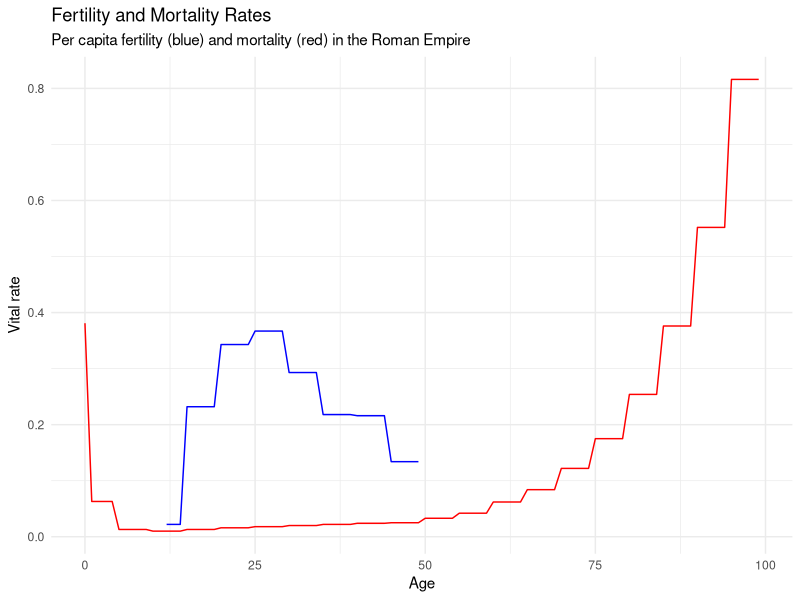
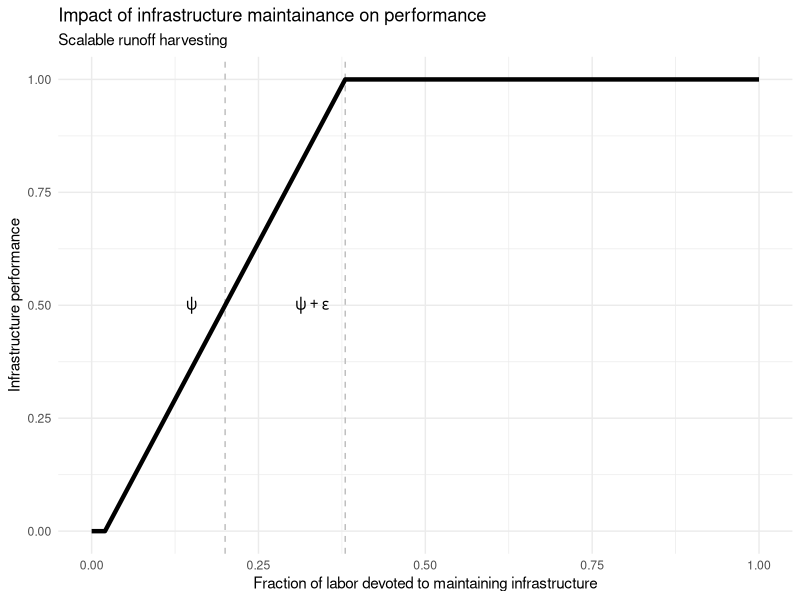
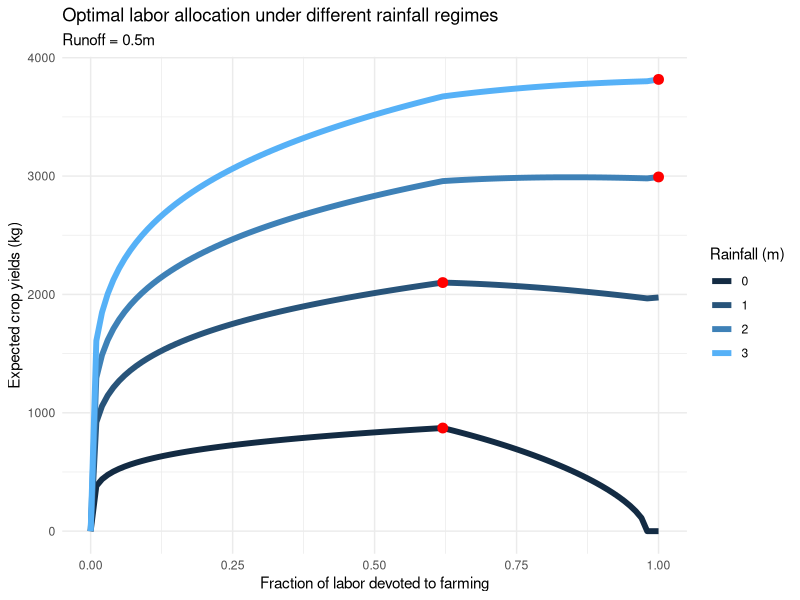
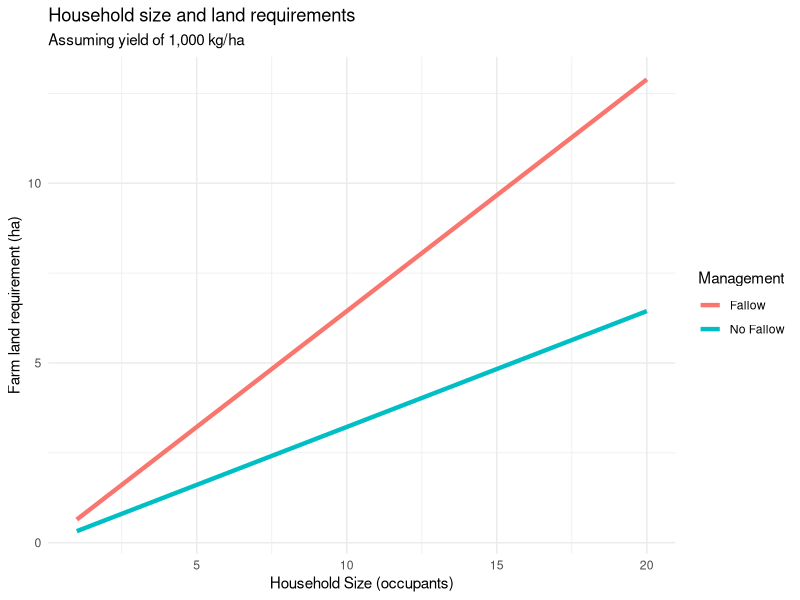
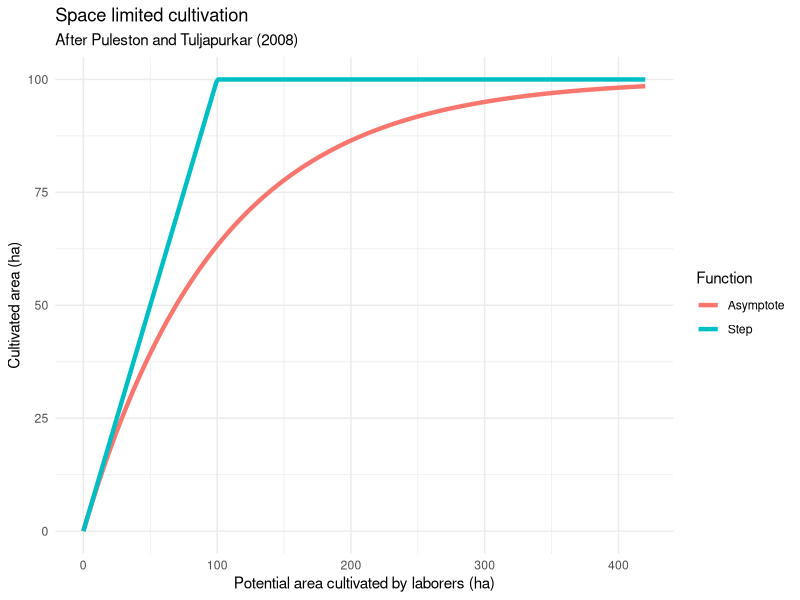
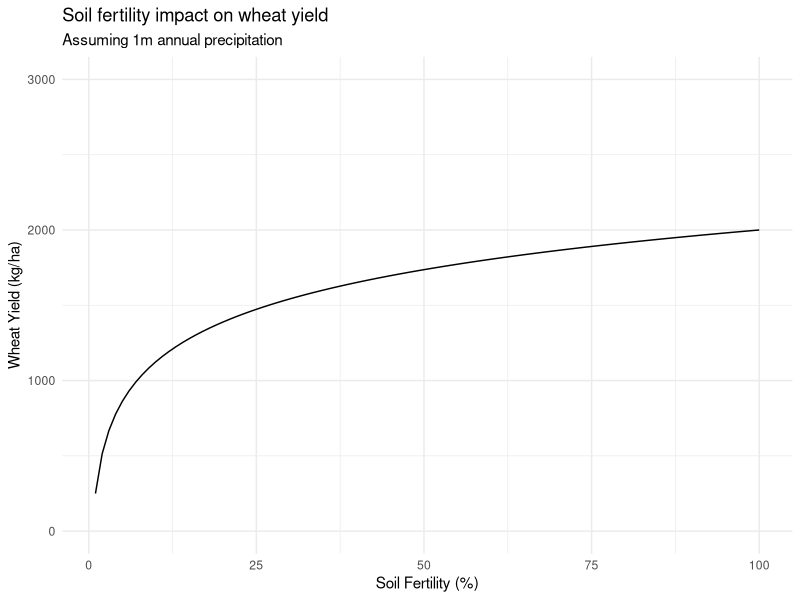
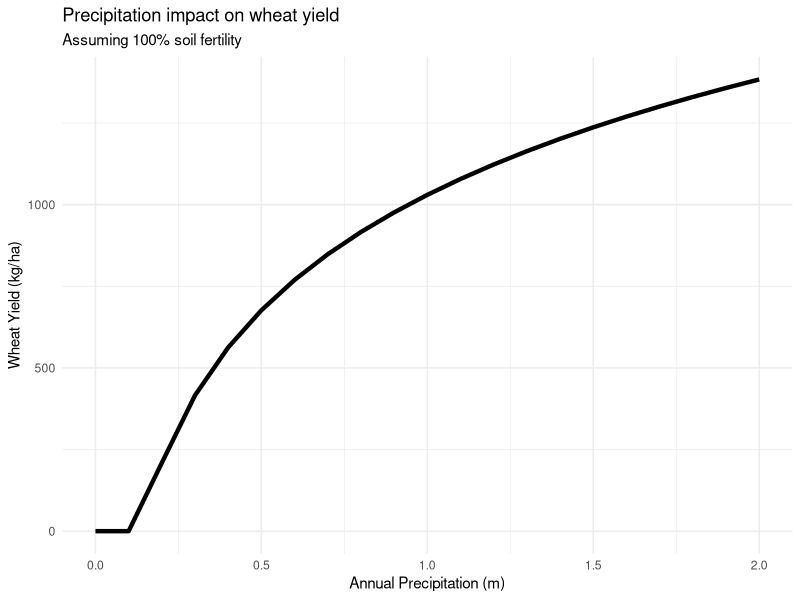
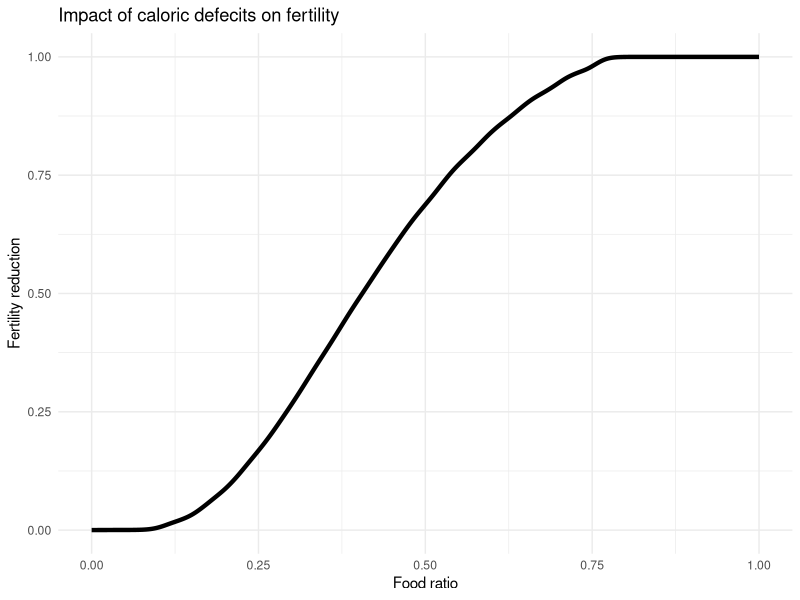

These figures' R source, in order: (Note: this script raises an error after producing the figures.)
## ---- chunk 1
knitr::opts_chunk$set(echo = TRUE)
## ---- chunk 2
library(tidyverse)
## ---- chunk 3
households <- tibble(household_number = 1:3,
                     food_supply = 30,
                     n_occupants = 1:3)
households
## ---- chunk 4
households_nest <- households %>%
  mutate(occupants = map(n_occupants, ~ tibble(occupant_number = 1:.x,
                                               age = round(runif(.x, 1, 40)))))
households_nest
## ---- chunk 5
households_nest$occupants
## ---- chunk 6
unnest(households_nest) %>%
  mutate(individual_food = food_supply / n_occupants)
## ---- chunk 7
max_yield <- 1000 # baseline wheat yield, in kg/ha, should range from 1000 - 2000

calorie_req <- 2582 * 365  # annual individual calorie requirement
wheat_calories <- 3320 # calories in a kg of wheat
wheat_calorie_prop <- 1 # percent of individual's food calories coming from wheat
wheat_req <- calorie_req / wheat_calories * wheat_calorie_prop # kg of wheat to feed a person for 1 year
## ---- chunk 8
sowing_rate <- 135  # kg of wheat to sow a hectare (range 108 - 135 from Roman agronomists)
seed_proportion <- 135 / max_yield # proportion of harvest to save as seed for next year's sowing

labor.per.hectare <- 40 # person days required to farm a hectare
max_labor <- 280 # maximum days per year an individual can devote to farming

psi <- 0.2 # proportion of a household's labor needed to keep irrigation infrastructure at half capacity
epsilon <- 0.18 # the scalability of irrigation infrastructure

memory_length <- 10 #  number of years' crop yields a household remembers
## ---- chunk 9
# probability of a female giving birth at each age
# all agent's are "female", which means these values are halved at runtime
fertility_table <- tibble(
  age = 10:49,
  fertility_rate = rep(c(0.022, 0.232, 0.343, 0.367, 0.293, 0.218, 0.216, 0.134), each = 5)
) %>%
  .[-1:-2,] # 10 and 11 year olds can't give birth

# probability of an individual dying at each age
mortality_table <- tibble(
  age = 0:99,
  mortality_rate = c(0.381, rep(0.063, 4), rep(c(0.013, 0.010, 0.013, 0.016, 0.018, 0.020, 0.022, 0.024, 0.025, 0.033, 0.042, 0.062, 0.084, 0.122, 0.175, 0.254, 0.376, 0.552, 0.816), each = 5))
)
## ---- chunk 10
ggplot(mortality_table, aes(age)) +
  geom_line(aes(y = mortality_rate), color = 'red') +
  geom_line(data = fertility_table, aes(y = fertility_rate), color = 'blue') +
  labs(title = 'Fertility and Mortality Rates', subtitle = 'Per capita fertility (blue) and mortality (red) in the Roman Empire', x = 'Age', y = 'Vital rate') +
  theme_minimal()
## ---- chunk 11
infrastructure_performance <- function(maintainance_labor, max_irrigation = 1){
  ifelse(0 <= maintainance_labor & maintainance_labor < (psi - epsilon), 0,
    ifelse(between(maintainance_labor, psi - epsilon, psi + epsilon), 
                   max_irrigation / (2 * epsilon) * (maintainance_labor - psi + epsilon), 
                   max_irrigation))
}
## ---- chunk 12
tibble(maintainance_labor = seq(0, 1, .001), 
       i = infrastructure_performance(maintainance_labor)) %>%
  ggplot(aes(maintainance_labor, i)) +
  geom_vline(xintercept = psi, linetype = 2, color = 'grey') +
    geom_vline(xintercept = psi + epsilon, linetype = 2, color = 'grey') +
    geom_line(size = 1.5) +
    annotate('text', x = psi - .05, y = .5, label = 'psi', parse = T) +
      annotate('text', x = psi + epsilon - .05, y = .5, label = 'psi + epsilon', parse = T) +
    labs(title = 'Impact of infrastructure maintainance on performance', subtitle = 'Scalable runoff harvesting',
       x = 'Fraction of labor devoted to maintaining infrastructure', y = 'Infrastructure performance') +
    theme_minimal()
## ---- chunk 13
allocate_time <- function(households){
  total_labor = 1; j = 0.2; k = 0.6
  households %>%   #calculate optimum values for the different regions of the step function
    mutate(r1_maintainance = 0,
           r1_utility = yield_memory * land ^ (1 - j - k) * total_labor ^ j * precipitation ^ k,
           r3_maintainance = psi + epsilon,
           r2_maintainance = pmin(pmax((1 / (j + k)) * (k * total_labor + j * (psi - epsilon) - 2 * j * epsilon * precipitation / runoff), 
                                       0), r3_maintainance),
           r2_utility = yield_memory * land ^ (1 - j - k) * (total_labor - r2_maintainance) ^ j * (runoff / (2 * epsilon) * (r2_maintainance - psi + epsilon) + precipitation) ^ k,
           r3_utlity = yield_memory * land ^ (1 - j - k) * (total_labor - psi - epsilon) ^ j * (runoff + precipitation) ^ k,
           max_utility = pmax(r1_utility, r2_utility, r3_utlity),
           farming_labor = if_else(max_utility == r3_utlity, 1 - r3_maintainance,
                                   if_else(max_utility == r2_utility, 1 - r2_maintainance, 1 - r1_maintainance))) %>%
    select(-(r1_maintainance:max_utility))  # remove all the temporary columns
}
## ---- chunk 14
calc_utility <- function(farming_labor, runoff = 1, p = 1, b = max_yield, maintainance_labor = 1 - farming_labor, 
                         j = 0.2, precipitation = 1, k = 0.6, land = 1, w = 0){
  le <- 1 - farming_labor - maintainance_labor
  q <- infrastructure_performance(maintainance_labor) * runoff
  p * b * farming_labor ^ j * (q + precipitation) ^ k * land ^ (1 - j - k) + w * w
}

opts <- tibble(b = max_yield, runoff = .3, yield_memory = max_yield, precipitation = 0:3, land = 30) %>%
  allocate_time %>%
  mutate(utility = calc_utility(b = b, runoff = runoff, farming_labor = farming_labor, precipitation = precipitation, land = land))
expand.grid(b = max_yield, runoff = .3, farming_labor = seq(0,1,.01), precipitation = 0:3, land = 30) %>%
  mutate(utility = calc_utility(b = b, runoff = runoff, farming_labor = farming_labor, precipitation = precipitation, land = land)) %>%
  ggplot(aes(farming_labor, utility, color = precipitation, group = precipitation)) +
  geom_line(size = 2) +
  geom_point(data = opts, color = 'red', size = 3) +
  scale_color_continuous(name = 'Rainfall (m)', guide = 'legend') +
  labs(x = 'Fraction of labor devoted to farming', y = 'Expected crop yields (kg)', 
  title = 'Optimal labor allocation under different rainfall regimes', subtitle = 'Runoff = 0.5m') +
  theme_minimal()
## ---- chunk 15
calc_land_req <- function(n_occupants, yield, fallow = T){
  wheat_req * n_occupants * (1 + seed_proportion) / yield * ifelse(fallow, 2, 1)
}
## ---- chunk 16
expand.grid(n_occupants = 1:20, Management = c('Fallow', 'No Fallow')) %>%
  mutate(land = if_else(Management == 'Fallow', calc_land_req(n_occupants, max_yield, fallow = T), 
                                                calc_land_req(n_occupants, max_yield, fallow = F))) %>%
ggplot(aes(n_occupants, land, color = Management)) +
  geom_line(size = 1.5) + 
  labs(title = 'Household size and land requirements', subtitle = 'Assuming yield of 1,000 kg/ha', 
       x = 'Household Size (occupants)', y = 'Farm land requirement (ha)') +
  theme_minimal()
## ---- chunk 17
allocate_land <- function(households){
  households %>% 
   mutate(land = calc_land_req(n_occupants, yield_memory),
          max_land = max_cultivable_land(laborers, farming_labor, area * arable_proportion * 100, fallow = T, type = 'asymptote')) %>%
    mutate(land = pmin(land, max_land)) %>%
    select(-max_land)
}
## ---- chunk 18
max_cultivable_land <- function(laborers, farming_labor, available_area, fallow = T, type = 'asymptote'){
  potential_area <- max_labor * farming_labor * laborers * ifelse(fallow, 2, 1) / labor.per.hectare
  if(type == 'unlimited') return(potential_area)
  if(type == 'step') return(pmin(available_area, potential_area))
  if(type == 'asymptote') return(available_area * (1 - exp(-potential_area / available_area)))
}
## ---- chunk 19
tibble(laborers = seq(0,30,.1), 
       potential = max_cultivable_land(laborers, 1, 100, type = 'unlimited'),
       Step = max_cultivable_land(laborers, 1, 100, type = 'step'), 
       Asymptote = max_cultivable_land(laborers, 1, 100, type = 'asymptote')) %>%
  gather(Function, value, 3:4) %>% 
  ggplot(aes(potential, value, color = Function)) +
  geom_line(size = 1.5) +
  labs(title = 'Space limited cultivation', subtitle = 'After Puleston and Tuljapurkar (2008)', x = 'Potential area cultivated by laborers (ha)', y = 'Cultivated area (ha)') +
  theme_minimal()
## ---- chunk 20
farm <- function(households){
  households %>%
    mutate(yield = climatic_yield,
           yield_memory = yield,
           harvest = land * yield * .5 - land * sowing_rate) # halve the yields to represent biennial fallow
}
## ---- chunk 21
calc_climatic_yield <- function(precipitation){
  max_yield * pmax(0, 0.51 * log(precipitation) + 1.03)  # annual precipitation impact on yields
}

calc_yield_reduction <- function(fertility, climate_yield){
  climate_yield * pmax(0, 0.19 * log(fertility / 100) + 1)  # fertility impact on yields
} 
## ---- chunk 22
tibble(fertility = 1:100, yield = calc_yield_reduction(fertility, 2000)) %>%
  ggplot(aes(fertility, yield)) +
  geom_line() +
  scale_y_continuous(limits = c(0,3000)) +
  labs(title = 'Soil fertility impact on wheat yield', subtitle = 'Assuming 1m annual precipitation',
       x = 'Soil Fertility (%)', y = 'Wheat Yield (kg/ha)') +
  theme_minimal()
## ---- chunk 23
tibble(precipitation = seq(0, 2, .1), yield = calc_climatic_yield(precipitation)) %>%
  ggplot(aes(precipitation, yield)) +
  geom_line(size = 1.5) +
  labs(title = 'Precipitation impact on wheat yield', subtitle = 'Assuming 100% soil fertility',
       x = 'Annual Precipitation (m)', y = 'Wheat Yield (kg/ha)') +
  theme_minimal()
## ---- chunk 24
eat <- function(households){
  households %>%
    mutate(total_cal_req = n_occupants * wheat_req,
           food_ratio = pmin(1, (storage + harvest) / total_cal_req),
           old.storage = storage,
           storage = if_else(total_cal_req <= storage, harvest, pmax(harvest - (total_cal_req - old.storage), 0))) %>%
    select(-old.storage, -total_cal_req, -harvest)
}
## ---- chunk 25
fertility_elasticity <- read_csv('data/fertility_data.csv', skip = 1) %>% 
  rename(food_ratio = X, fertility_reduction = Y) %>%
  mgcv::gam(fertility_reduction ~ s(food_ratio, k = 35), family = mgcv::betar(eps = 0.0001), dat = .)
## ---- chunk 26
tibble(food_ratio = seq(0, 1, .001)) %>%
  mutate(., fertility_reduction = mgcv::predict.gam(fertility_elasticity, ., type = 'response')) %>%
  ggplot(aes(food_ratio, fertility_reduction)) +
  geom_line(size = 1.5) +
  theme_minimal() +
  labs(x = 'Food ratio', y = 'Fertility reduction', title = 'Impact of caloric defecits on fertility')
## ---- chunk 27
calculate_births <- function(households){
  households %>%
    unnest(occupants) %>%
    left_join(fertility_table, by = 'age') %>%  # find the fertility rate corresponding to age
    mutate(fertility_rate = if_else(is.na(fertility_rate), 0, fertility_rate),
           fertility_reduction = mgcv::predict.gam(fertility_elasticity, ., type = 'response'),
           baby = rbernoulli(n(), fertility_rate / 2 * fertility_reduction)) %>%  # divide by two to make everyone female ...
    group_by(settlement, household) %>%
    summarise(births = sum(baby)) %>%
    .$births
}

give_birth <- function(occupants, births){
  if(births > 0 %% !is.na(births)) occupants <- add_row(occupants, age = rep(0, births))
  return(occupants)
}

reproduce <- function(households){
  households %>%
  mutate(births = calculate_births(.),
         occupants = map2(occupants, births, give_birth)) %>%
    select(-births)
}
## ---- chunk 28
die <- function(households){
  households %>%
    unnest(occupants) %>%
    inner_join(mortality_table, by = 'age') %>% # inner join has the effect of killing off all those over 99
    mutate(survive = rbernoulli(n(), (1 - mortality_rate))) %>%
    filter(survive == T) %>%
    mutate(age = age + 1) %>% # happy birthday!
    select(-survive, -mortality_rate) %>%
    nest(age, .key = occupants)
}
## ---- chunk 29
birth_death <- function(households){
  households %>%
    reproduce %>%
    die %>% 
    mutate(n_occupants = map_int(occupants, nrow),
           laborers = map_dbl(occupants, ~filter(.x, between(age, 15, 65)) %>% nrow))
}
## ---- chunk 30
# this function takes a settlement (tibble of households), and makes the households do what they need to do
household_dynamics <- function(settlements){
  unnest(settlements) %>%
    allocate_time %>%
    allocate_land %>%
    farm %>%
    eat %>%
    birth_death %>%
    nest(household:last(everything()), .key = households) %>%
    mutate(population = map_dbl(households, ~ sum(.$n_occupants)))
}

# this function takes the master dataframe and calculates the per patch climatic yields from per patch precipitation and irrigation
environmental_dynamics <- function(settlements){
  settlements %>%
    mutate(total_land = map_dbl(households, ~sum(.$land)),
           total_maintainance = map_dbl(households, ~ sum(1 - .$farming_labor)),
           infrastructure_condition = infrastructure_performance(total_maintainance),
           irrigation_water = infrastructure_condition * runoff / total_land,
           irrigation_water = if_else(is.finite(irrigation_water), irrigation_water, 0), # catch a divide by zero error
           precipitation = 1,
           climatic_yield = calc_climatic_yield(precipitation + irrigation_water)) %>%
    select(-(total_land:irrigation_water))
}
## ---- chunk 31
create.households <- function(x){
  tibble(household = 1:x,
         n_occupants = init_occupants,
         storage = n_occupants * wheat_req, # start off with a year's supply of food
         yield_memory = max_yield, # fond memories
         land = calc_land_req(n_occupants, yield_memory),
         farming_labor = 1,
         food_ratio = 1) %>%
    mutate(occupants = map(n_occupants, create.occupants),
           laborers = map_dbl(occupants, ~filter(.x, between(age, 15, 65)) %>% nrow)) # 
}

create.occupants <- function(x){
  tibble(age = rep(25, x)) # occupants start off at age 25
}
## ---- chunk 32
init_settlements <- 1 
init_households <- 1
init_occupants <- 6

agents <- tibble(settlement = 1:init_settlements,
                     x = 1, y = 1,
                     households = init_households) %>%
              mutate(households = map(households, create.households))
## ---- chunk 33
environment <- tibble(x = 1, y = 1, area = 1, arable_proportion = 1, precipitation = 1, runoff = .2)
sim_data <- left_join(agents, environment)
## ---- chunk 34
run_simulation <- function(input_data, nsim, replicates = 1){
  rerun(replicates, {
     tibble(year = 1:nsim) %>%
      mutate(data = accumulate(year, ~ household_dynamics(environmental_dynamics(.x)), .init = input_data)[-1],
             population = map_dbl(data, ~sum(.$population))) %>%
      select(-data)}) %>%
    bind_rows(.id = 'simulation')
}
## ---- chunk 35
nsim <- 500
replicates <- 10

sim_results <- run_simulation(sim_data, nsim, replicates)
## ---- chunk 36
ggplot(sim_results, aes(year, population)) +
  geom_line(aes(color = simulation), alpha = .5) +
  geom_smooth() +
  theme_minimal()
## ---- chunk 37
sim_results %>%
  filter(year == nsim) %>%
  ggplot(aes(x = population)) +
  geom_density(fill = 'grey') +
  labs(x = 'Population', title = 'Distribution of equilbrium population') +
  theme_minimal()
